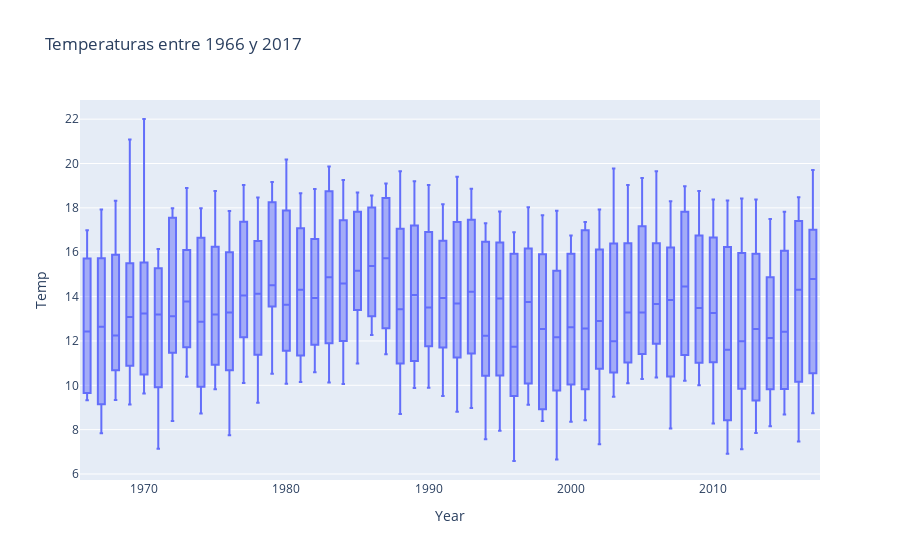

The code cell stored with this chart in its notebook:
### Code cell
fig = px.box(temp_chile_ord[(temp_chile_ord["Year"]>1965)&(temp_chile_ord["Year"]<2018)], x="Year", y="Temp",title="Temperaturas entre 1966 y 2017")
fig.show()

### Figure 1 — Plotly figure (JSON) as saved in the notebook; plotly's stock layout.template omitted (floating-point values rounded to 4 significant figures; data arrays with more than 128 entries replaced by an {"elided": "..."} marker saying what was removed)
{"data": [{"alignmentgroup": "True", "hovertemplate": "Year=%{x}<br>Temp=%{y}<extra></extra>", "legendgroup": "", "marker": {"color": "#636efa"}, "name": "", "notched": false, "offsetgroup": "", "orientation": "v", "showlegend": false, "type": "box", "x": {"elided": "3342 int values"}, "x0": " ", "xaxis": "x", "y": {"elided": "3342 float values"}, "y0": " ", "yaxis": "y"}], "layout": {"boxmode": "group", "legend": {"tracegroupgap": 0}, "title": {"text": "Temperaturas entre 1966 y 2017"}, "xaxis": {"anchor": "y", "domain": [0, 1], "title": {"text": "Year"}}, "yaxis": {"anchor": "x", "domain": [0, 1], "title": {"text": "Temp"}}}}
